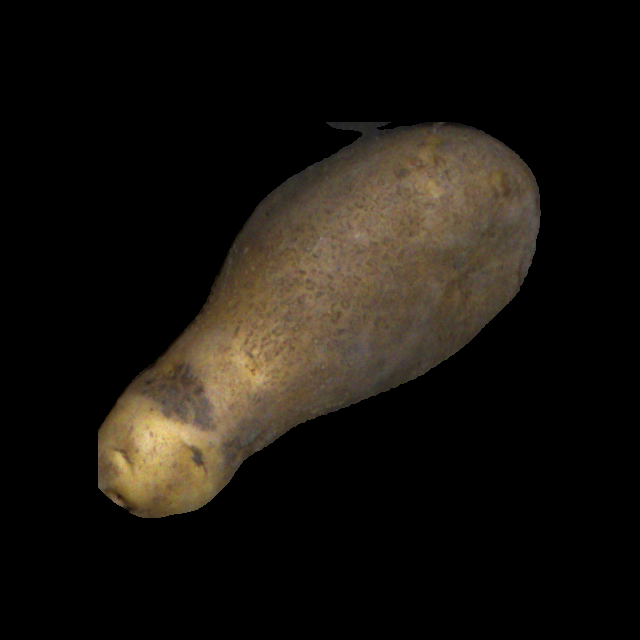
#> input picture potato_good_malformed/malformed_potatoes_fourier_3_class/bottleneck/sd_malformed_12_2_1_16_3.png, 640 x 640 px, found by its file name
$ python new_test.py
#> lines starting #> are read from the running program, lines starting #| are printed output that depends on the picture; after the words box and inside, x2 and y2 are one past the last pixel; in counts of white or black regions, pixels touching at a corner belong together
"""
import cv2
import numpy as np

# Load the potato image
# img = cv2.imread('potato.jpg')

# Malformed Potato
img = cv2.imread('/home/mishkat/Documents/malformed_potato/potato_good_malformed/malformed_potatoes_fourier_2_class/malformed/sd_malformed_12_2_1_16_3.png')

# Convert the image to grayscale
gray = cv2.cvtColor(img, cv2.COLOR_BGR2GRAY)

# Apply Gaussian blur to reduce noise
blurred = cv2.GaussianBlur(gray, (5, 5), 0)

# Perform edge detection using
# Canny edge detector
edges = cv2.Canny(blurred, 50, 150)

# Apply Fourier transform to the edge image
f = np.fft.fft2(edges)
fshift = np.fft.fftshift(f)

# Create a mask to filter out high-frequency components
mask = np.zeros(fshift.shape, np.uint8)
center_x, center_y = fshift.shape[1] // 2, fshift.shape[0] // 2
radius = 50  # Adjust radius as needed
cv2.circle(mask, (center_x, center_y), radius, 1, thickness=-1)

# Apply the mask to the Fourier transform
fshift_filtered = fshift * mask

# Inverse Fourier transform to get the filtered edge image
ishift = np.fft.ifftshift(fshift_filtered)
filtered_edges = np.fft.ifft2(ishift)
filtered_edges = np.abs(filtered_edges)

# Threshold the filtered edge image to obtain binary edges
thresh = 0.5  # Adjust threshold as needed
binary_edges = np.where(filtered_edges > thresh, 1, 0)

# Find contours in the binary edge image
contours, _ = cv2.findContours(binary_edges.astype(np.uint8), cv2.RETR_EXTERNAL, cv2.CHAIN_APPROX_SIMPLE)


# Draw contours on the original image
result = cv2.drawContours(img.copy(), contours, -1, (0, 255, 0), 2)

# Display the results
cv2.imshow('Original Image', img)
cv2.imshow('Edges', edges)
cv2.imshow('Filtered Edges', filtered_edges)
binary_edges_uint8 = (binary_edges * 255).astype(np.uint8)  # Normalize and convert to uint8
cv2.imshow('Binary Edges', binary_edges_uint8)
# cv2.imshow('Binary Edges', binary_edges)
cv2.imshow('Result', result)
cv2.waitKey(0)
cv2.destroyAllWindows()
"""

import cv2
import numpy as np

# Load the potato image
img = cv2.imread('/home/mishkat/Documents/malformed_potato/potato_good_malformed/malformed_potatoes_fourier_2_class/malformed/sd_malformed_12_2_1_16_3.png')
#> img is the input picture: shape (640, 640, 3); mean B, G, R 14.7, 20.1, 24.2

# Convert the image to grayscale
gray = cv2.cvtColor(img, cv2.COLOR_BGR2GRAY)
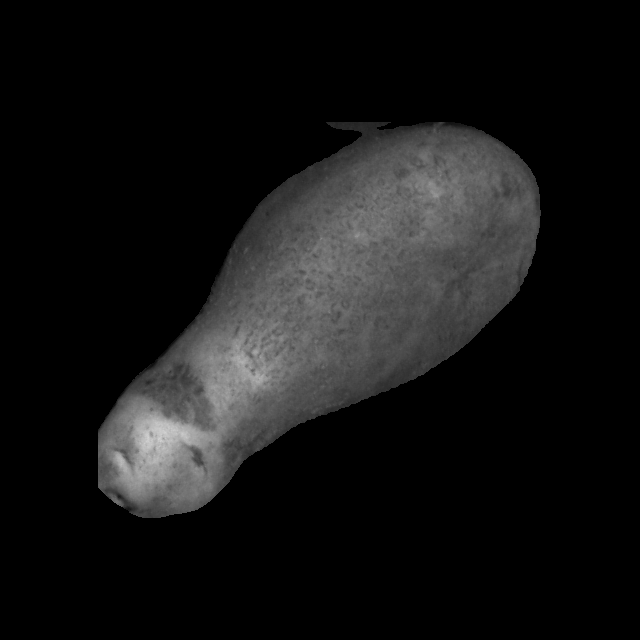
#> gray: shape (640, 640); min 0, max 211, mean 20.7

# Apply Gaussian blur to reduce noise
blurred = cv2.GaussianBlur(gray, (5, 5), 0)

# Perform edge detection using Canny edge detector
edges = cv2.Canny(blurred, 50, 150)
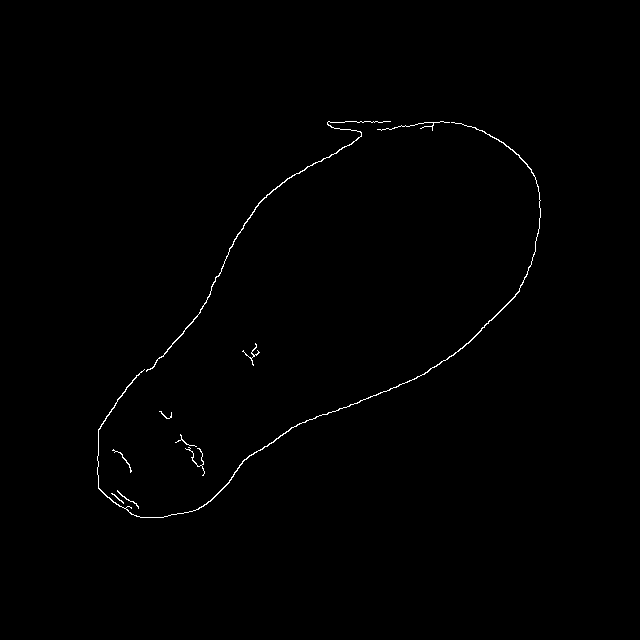
#> edges: shape (640, 640); 0.48% white in thin lines or dots, all inside (x1, y1, x2, y2) = (97, 121, 541, 518)

# Apply Fourier transform to the edge image
f = np.fft.fft2(edges)
fshift = np.fft.fftshift(f)

# Create a mask to filter out high-frequency components
mask = np.zeros(fshift.shape, np.uint8)
center_x, center_y = fshift.shape[1] // 2, fshift.shape[0] // 2
#> center_x = 320; center_y = 320
radius = 50  # Adjust radius as needed
cv2.circle(mask, (center_x, center_y), radius, 1, thickness=-1)
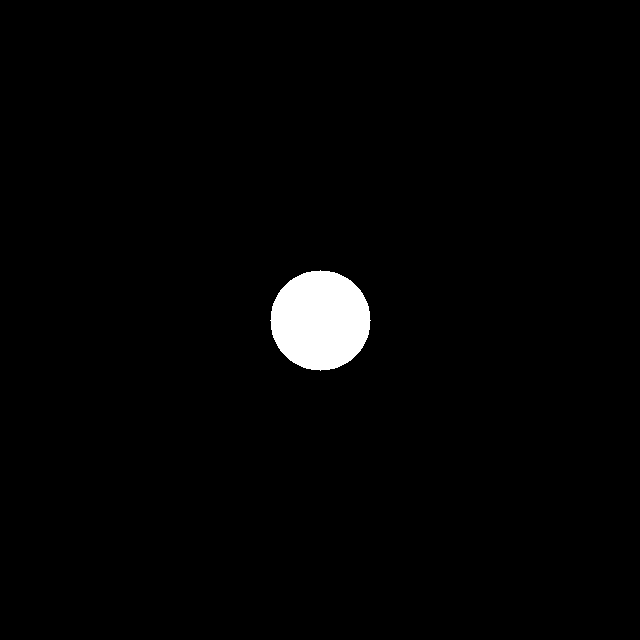
#> mask: shape (640, 640); values 0 (black) and 1 (white), 1.9% white; 1 white region, box (x1, y1, x2, y2) and area: (270, 270, 371, 371) 7845

# Apply the mask to the Fourier transform
fshift_filtered = fshift * mask

# Inverse Fourier transform to get the filtered edge image
ishift = np.fft.ifftshift(fshift_filtered)
filtered_edges = np.fft.ifft2(ishift)
filtered_edges = np.abs(filtered_edges)
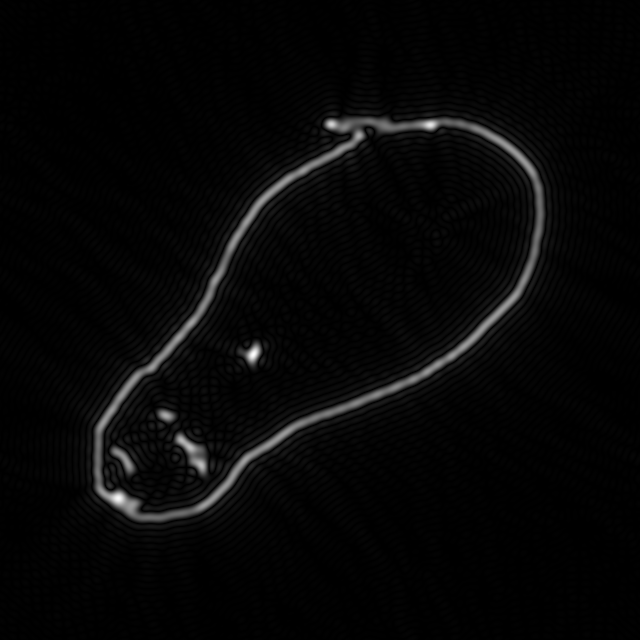
#> filtered_edges: shape (640, 640) float64; min 1.13e-07, max 93.47, mean 2.7; drawn with min black and max white

# Threshold the filtered edge image to obtain binary edges
# thresh = 0.5  # Adjust threshold as needed
# binary_edges = np.where(filtered_edges > thresh, 1, 0)

# Threshold the filtered edge image to obtain binary edges
thresh = 0.3  # Adjust threshold as needed
binary_edges = np.where(filtered_edges > thresh, 1, 0)
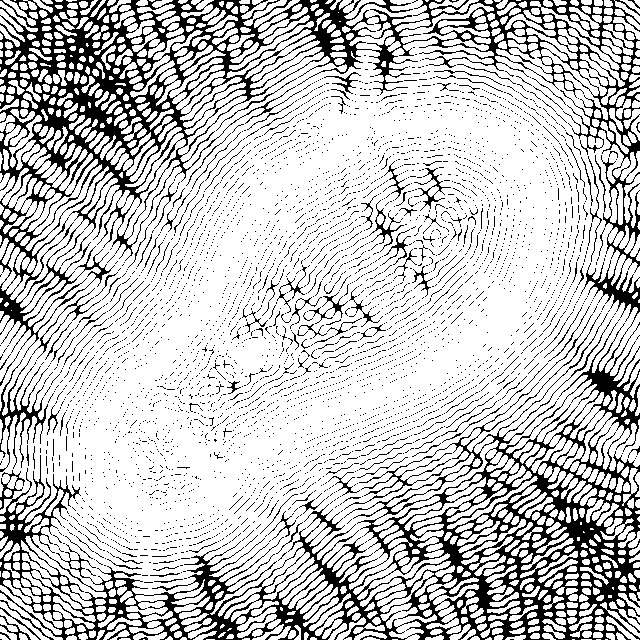
#> binary_edges: shape (640, 640) int64; values 0 (black) and 1 (white), 77.5% white; 4184 black regions (4048 under 20 px)

# Find contours with hierarchy
contours, hierarchy = cv2.findContours(binary_edges.astype(np.uint8), cv2.RETR_TREE, cv2.CHAIN_APPROX_SIMPLE)
#> contours = 11120 contours, 10198 with area under 20; largest, box (x1, y1, x2, y2) and area: (0, 0, 640, 640) 286518, (366, 8, 421, 95) 1330, (0, 579, 63, 640) 838, (426, 578, 479, 634) 796, (560, 35, 603, 75) 544

# Filter for outermost contours
outer_contours = []
for i, contour in enumerate(contours):
    if hierarchy[0][i][3] == -1:  # Check if parent contour is -1
        outer_contours.append(contour)
#> this loop made 11120 passes
#> contour on passes 1 to 3: [[605, 639], [607, 639]], [[596, 639], [600, 639]], [[581, 639], [591, 639]]
#> after the loop, outer_contours = 666 contours, 100 with area under 20; largest, box (x1, y1, x2, y2) and area: (0, 0, 640, 640) 286518, (0, 579, 63, 640) 838, (426, 578, 479, 634) 796, (410, 524, 444, 558) 488, (447, 476, 538, 531) 486

# Draw only the outer contours
result = cv2.drawContours(img.copy(), outer_contours, -1, (0, 255, 0), 2)
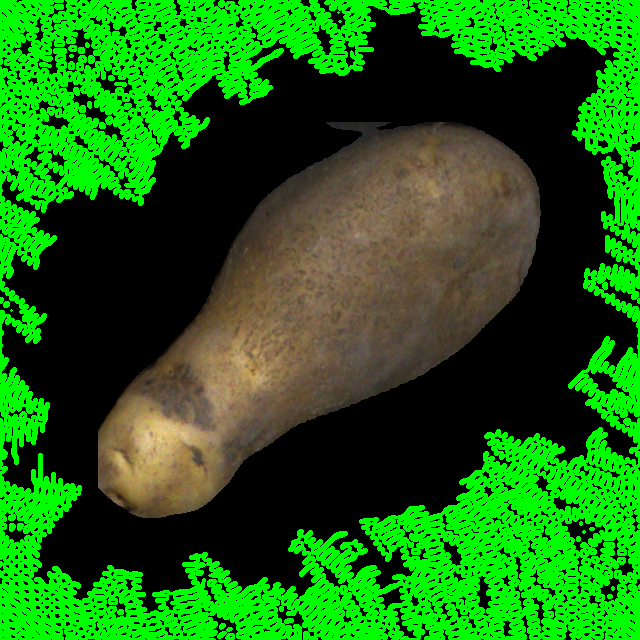
#> result: shape (640, 640, 3); mean B, G, R 14.7, 101.9, 24.2

# Display the results
cv2.imshow('Original Image', img)
cv2.imshow('Edges', edges)
cv2.imshow('Filtered Edges', filtered_edges)
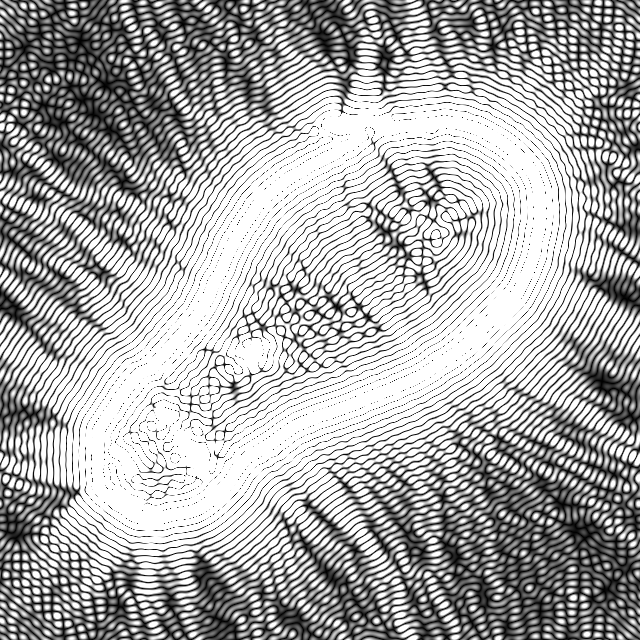
#> window 'Filtered Edges': shape (640, 640); min 0, max 255, mean 168.6
cv2.imshow('Binary Edges', binary_edges.astype(np.uint8))  # Convert to uint8 for display
cv2.imshow('Result', result)
cv2.waitKey(0)
cv2.destroyAllWindows()

$ run again, with potato_good_malformed/malformed_potatoes_fourier_3_class/bottleneck/sd_malformed_12_2_1_100_10.png copied over potato_good_malformed/malformed_potatoes_fourier_3_class/bottleneck/sd_malformed_12_2_1_16_3.png
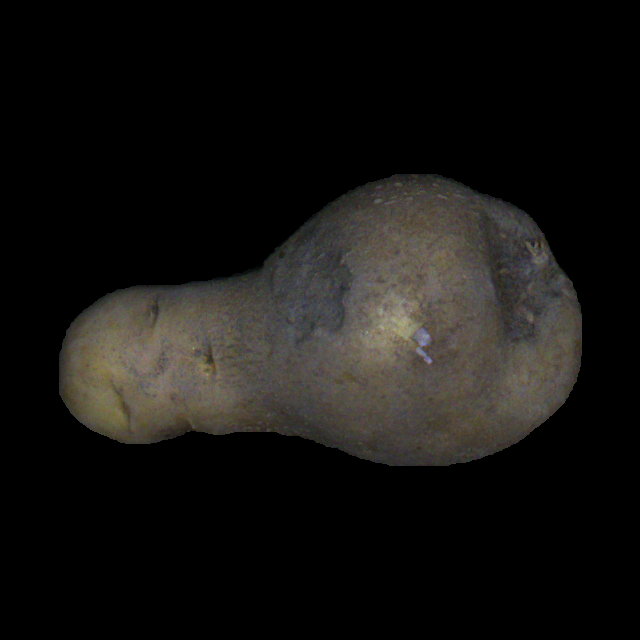
#> input picture potato_good_malformed/malformed_potatoes_fourier_3_class/bottleneck/sd_malformed_12_2_1_100_10.png, 640 x 640 px, found by its file name
#> img is the input picture: shape (640, 640, 3); mean B, G, R 17.9, 20, 21.4
#> edges: shape (640, 640); 0.4% white in thin lines or dots, all inside (x1, y1, x2, y2) = (59, 174, 583, 467)
#> mask: shape (640, 640); values 0 (black) and 1 (white), 1.9% white; 1 white region, box (x1, y1, x2, y2) and area: (270, 270, 371, 371) 7845
#> `binary_edges = np.where(filtered_edges > thresh, 1, 0)`:
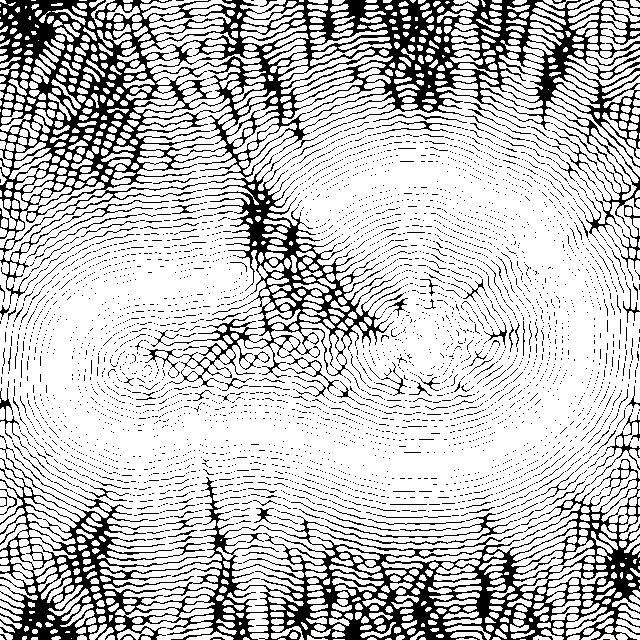
#> binary_edges: shape (640, 640) int64; values 0 (black) and 1 (white), 76.2% white; 4120 black regions (3995 under 20 px)
#> contours = 8709 contours, 7630 with area under 20; largest, box (x1, y1, x2, y2) and area: (0, 5, 640, 593) 272388, (204, 169, 388, 349) 10811, (103, 562, 222, 640) 3400, (0, 539, 55, 608) 1202, (197, 315, 259, 365) 939
#> the loop `for i, contour in enumerate(contours):` made 8709 passes
#> contour on passes 1 to 3: [[520, 639], [525, 639]], [[333, 639], [344, 639]], [[213, 639], [220, 639]]
#> after the loop `for i, contour in enumerate(contours):`: outer_contours = 794 contours, 128 with area under 20; largest, box (x1, y1, x2, y2) and area: (0, 5, 640, 593) 272388, (103, 562, 222, 640) 3400, (0, 539, 55, 608) 1202, (600, 0, 640, 50) 882, (9, 148, 52, 190) 616
#> `cv2.imshow('Filtered Edges', filtered_edges)`:
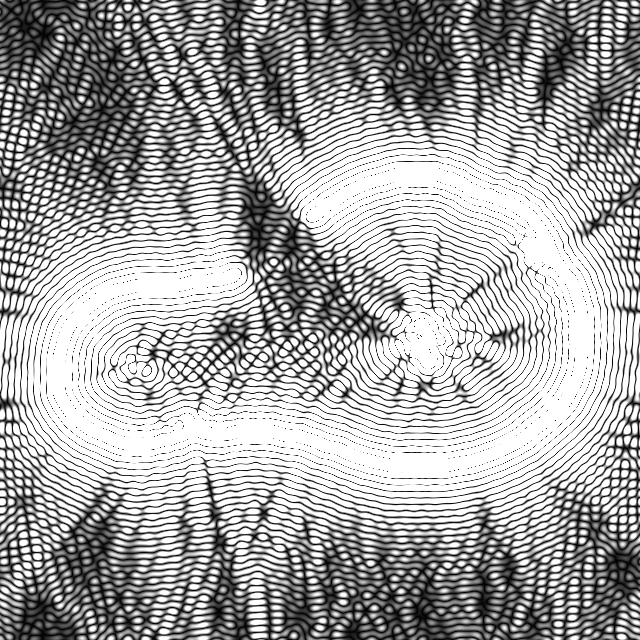
#> window 'Filtered Edges': shape (640, 640); min 0, max 255, mean 165.2

$ run again, with potato_good_malformed/malformed_potatoes_fourier_3_class/bottleneck/sd_malformed_12_2_1_100_14.png copied over potato_good_malformed/malformed_potatoes_fourier_3_class/bottleneck/sd_malformed_12_2_1_16_3.png
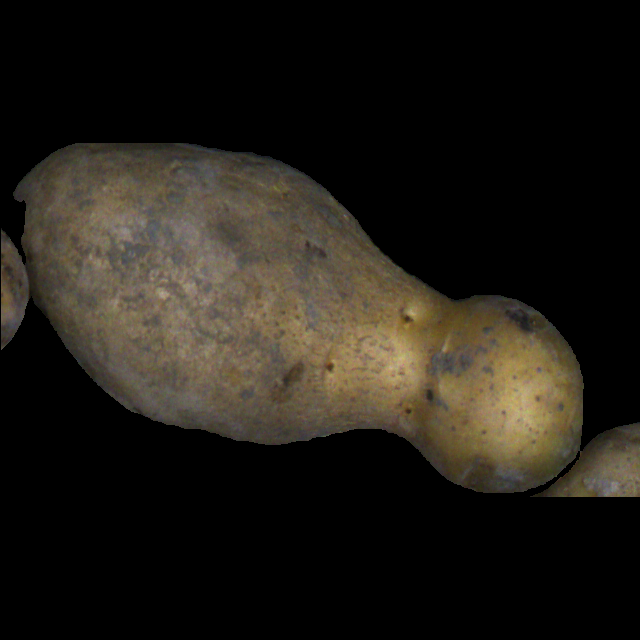
#> input picture potato_good_malformed/malformed_potatoes_fourier_3_class/bottleneck/sd_malformed_12_2_1_100_14.png, 640 x 640 px, found by its file name
#> img is the input picture: shape (640, 640, 3); mean B, G, R 22.1, 28.7, 32.6
#> edges: shape (640, 640); 0.58% white in thin lines or dots, all inside (x1, y1, x2, y2) = (0, 142, 640, 498)
#> mask: shape (640, 640); values 0 (black) and 1 (white), 1.9% white; 1 white region, box (x1, y1, x2, y2) and area: (270, 270, 371, 371) 7845
#> `binary_edges = np.where(filtered_edges > thresh, 1, 0)`:
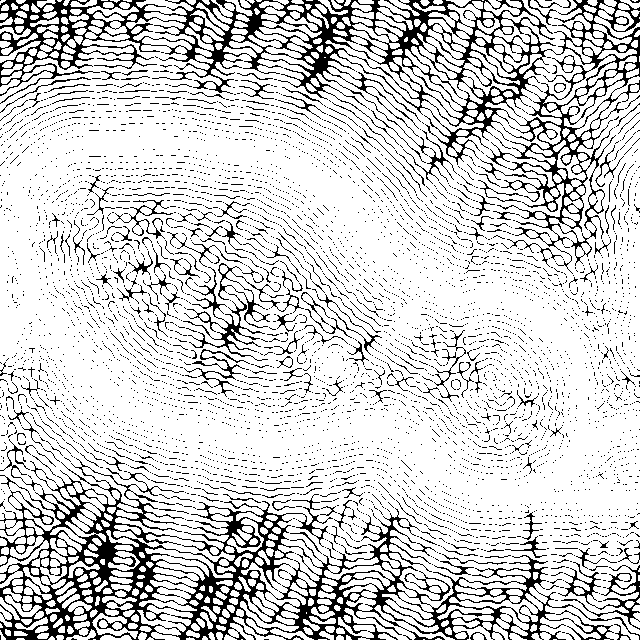
#> binary_edges: shape (640, 640) int64; values 0 (black) and 1 (white), 82% white; black in thin lines or dots
#> contours = 10944 contours, 10155 with area under 20; largest, box (x1, y1, x2, y2) and area: (0, 0, 640, 640) 339968, (514, 83, 605, 232) 4127, (437, 26, 557, 166) 3008, (23, 538, 68, 600) 935, (0, 536, 49, 593) 762
#> the loop `for i, contour in enumerate(contours):` made 10944 passes
#> contour on passes 1 to 3: [[589, 639], [594, 639]], [[553, 639], [556, 639]], [[423, 639], [424, 639]]
#> after the loop `for i, contour in enumerate(contours):`: outer_contours = 323 contours, 49 with area under 20; largest, box (x1, y1, x2, y2) and area: (0, 0, 640, 640) 339968, (23, 538, 68, 600) 935, (0, 536, 49, 593) 762, (593, 0, 640, 45) 622, (93, 12, 130, 41) 410
#> `cv2.imshow('Filtered Edges', filtered_edges)`:
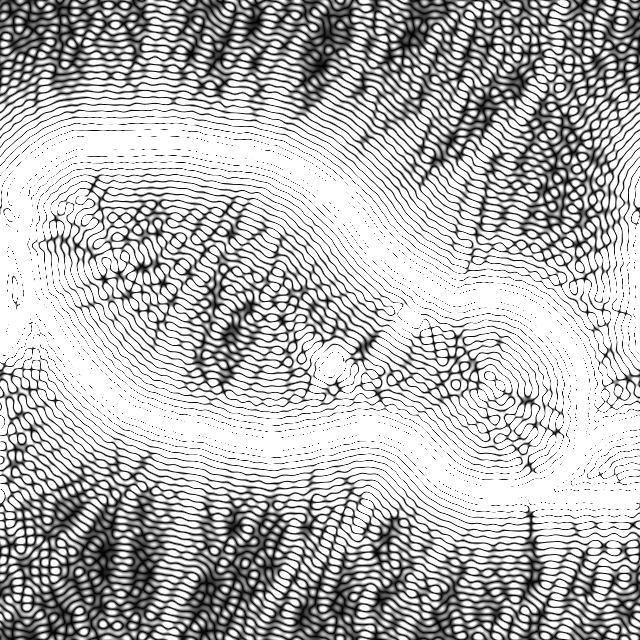
#> window 'Filtered Edges': shape (640, 640); min 0, max 255, mean 183.4

$ run again, with potato_good_malformed/malformed_potatoes_fourier_3_class/bottleneck/sd_malformed_12_2_1_102_13.png copied over potato_good_malformed/malformed_potatoes_fourier_3_class/bottleneck/sd_malformed_12_2_1_16_3.png
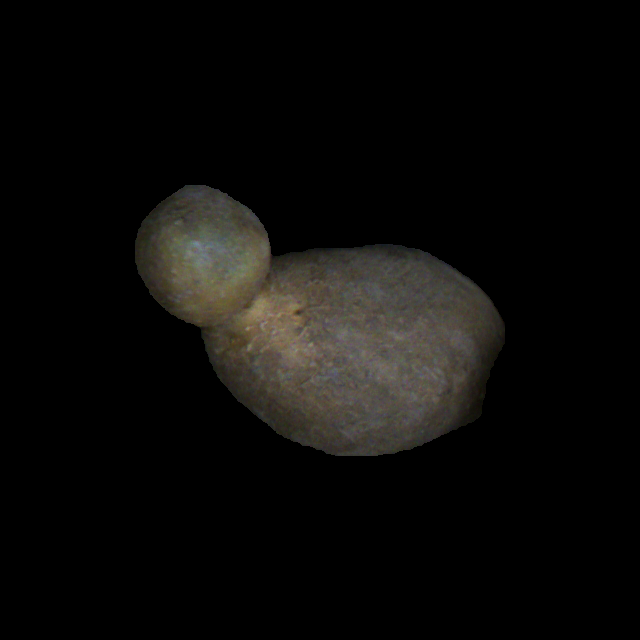
#> input picture potato_good_malformed/malformed_potatoes_fourier_3_class/bottleneck/sd_malformed_12_2_1_102_13.png, 640 x 640 px, found by its file name
#> img is the input picture: shape (640, 640, 3); mean B, G, R 9.5, 11, 11.8
#> edges: shape (640, 640); 0.29% white in thin lines or dots, all inside (x1, y1, x2, y2) = (134, 184, 505, 456)
#> mask: shape (640, 640); values 0 (black) and 1 (white), 1.9% white; 1 white region, box (x1, y1, x2, y2) and area: (270, 270, 371, 371) 7845
#> binary_edges: shape (640, 640) int64; values 0 (black) and 1 (white), 68.5% white; 2943 black regions (2851 under 20 px)
#> contours = 8035 contours, 6700 with area under 20; largest, box (x1, y1, x2, y2) and area: (0, 34, 607, 574) 201668, (323, 577, 419, 630) 1460, (522, 39, 579, 92) 870, (504, 71, 554, 116) 654, (299, 15, 382, 37) 574
#> the loop `for i, contour in enumerate(contours):` made 8035 passes
#> contour on passes 1 to 3: [[437, 639], [441, 639]], [[411, 639], [417, 639]], [[192, 639], [198, 639]]
#> after the loop `for i, contour in enumerate(contours):`: outer_contours = 1325 contours, 251 with area under 20; largest, box (x1, y1, x2, y2) and area: (0, 34, 607, 574) 201668, (323, 577, 419, 630) 1460, (522, 39, 579, 92) 870, (504, 71, 554, 116) 654, (299, 15, 382, 37) 574
#> `cv2.imshow('Filtered Edges', filtered_edges)`:
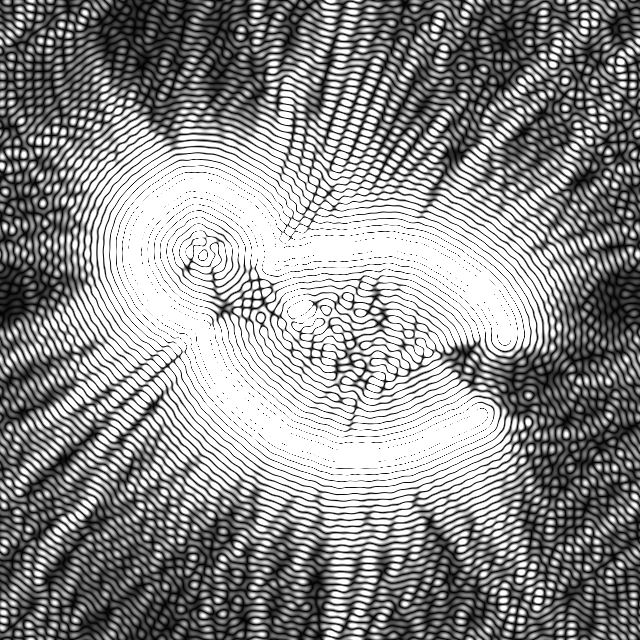
#> window 'Filtered Edges': shape (640, 640); min 0, max 255, mean 142.1
